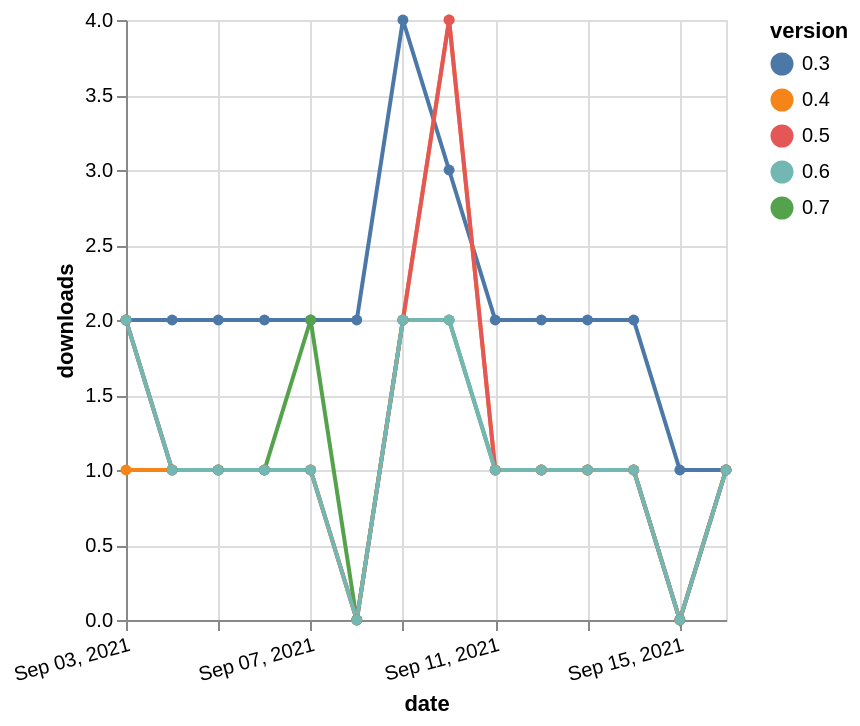

Describe this chart as a Vega-Lite specification.
### Vega-Lite specification from a JSON file in a GitHub repository (floating-point values rounded to 4 significant figures)
{"$schema": "https://vega.github.io/schema/vega-lite/v5.json", "description": "A simple bar chart with embedded data.", "data": {"values": [{"date": "2021-09-03", "total": 2072, "delta": 2, "version": "0.3"}, {"date": "2021-09-04", "total": 2074, "delta": 2, "version": "0.3"}, {"date": "2021-09-05", "total": 2076, "delta": 2, "version": "0.3"}, {"date": "2021-09-06", "total": 2078, "delta": 2, "version": "0.3"}, {"date": "2021-09-07", "total": 2080, "delta": 2, "version": "0.3"}, {"date": "2021-09-08", "total": 2082, "delta": 2, "version": "0.3"}, {"date": "2021-09-09", "total": 2086, "delta": 4, "version": "0.3"}, {"date": "2021-09-10", "total": 2089, "delta": 3, "version": "0.3"}, {"date": "2021-09-11", "total": 2091, "delta": 2, "version": "0.3"}, {"date": "2021-09-12", "total": 2093, "delta": 2, "version": "0.3"}, {"date": "2021-09-13", "total": 2095, "delta": 2, "version": "0.3"}, {"date": "2021-09-14", "total": 2097, "delta": 2, "version": "0.3"}, {"date": "2021-09-15", "total": 2098, "delta": 1, "version": "0.3"}, {"date": "2021-09-16", "total": 2099, "delta": 1, "version": "0.3"}, {"date": "2021-09-03", "total": 259, "delta": 1, "version": "0.4"}, {"date": "2021-09-04", "total": 260, "delta": 1, "version": "0.4"}, {"date": "2021-09-05", "total": 261, "delta": 1, "version": "0.4"}, {"date": "2021-09-06", "total": 262, "delta": 1, "version": "0.4"}, {"date": "2021-09-07", "total": 263, "delta": 1, "version": "0.4"}, {"date": "2021-09-08", "total": 263, "delta": 0, "version": "0.4"}, {"date": "2021-09-09", "total": 265, "delta": 2, "version": "0.4"}, {"date": "2021-09-10", "total": 269, "delta": 4, "version": "0.4"}, {"date": "2021-09-11", "total": 270, "delta": 1, "version": "0.4"}, {"date": "2021-09-12", "total": 271, "delta": 1, "version": "0.4"}, {"date": "2021-09-13", "total": 272, "delta": 1, "version": "0.4"}, {"date": "2021-09-14", "total": 273, "delta": 1, "version": "0.4"}, {"date": "2021-09-15", "total": 273, "delta": 0, "version": "0.4"}, {"date": "2021-09-16", "total": 274, "delta": 1, "version": "0.4"}, {"date": "2021-09-03", "total": 122, "delta": 2, "version": "0.7"}, {"date": "2021-09-04", "total": 123, "delta": 1, "version": "0.7"}, {"date": "2021-09-05", "total": 124, "delta": 1, "version": "0.7"}, {"date": "2021-09-06", "total": 125, "delta": 1, "version": "0.7"}, {"date": "2021-09-07", "total": 127, "delta": 2, "version": "0.7"}, {"date": "2021-09-08", "total": 127, "delta": 0, "version": "0.7"}, {"date": "2021-09-09", "total": 129, "delta": 2, "version": "0.7"}, {"date": "2021-09-10", "total": 131, "delta": 2, "version": "0.7"}, {"date": "2021-09-11", "total": 132, "delta": 1, "version": "0.7"}, {"date": "2021-09-12", "total": 133, "delta": 1, "version": "0.7"}, {"date": "2021-09-13", "total": 134, "delta": 1, "version": "0.7"}, {"date": "2021-09-14", "total": 135, "delta": 1, "version": "0.7"}, {"date": "2021-09-15", "total": 135, "delta": 0, "version": "0.7"}, {"date": "2021-09-16", "total": 136, "delta": 1, "version": "0.7"}, {"date": "2021-09-03", "total": 203, "delta": 2, "version": "0.5"}, {"date": "2021-09-04", "total": 204, "delta": 1, "version": "0.5"}, {"date": "2021-09-05", "total": 205, "delta": 1, "version": "0.5"}, {"date": "2021-09-06", "total": 206, "delta": 1, "version": "0.5"}, {"date": "2021-09-07", "total": 207, "delta": 1, "version": "0.5"}, {"date": "2021-09-08", "total": 207, "delta": 0, "version": "0.5"}, {"date": "2021-09-09", "total": 209, "delta": 2, "version": "0.5"}, {"date": "2021-09-10", "total": 213, "delta": 4, "version": "0.5"}, {"date": "2021-09-11", "total": 214, "delta": 1, "version": "0.5"}, {"date": "2021-09-12", "total": 215, "delta": 1, "version": "0.5"}, {"date": "2021-09-13", "total": 216, "delta": 1, "version": "0.5"}, {"date": "2021-09-14", "total": 217, "delta": 1, "version": "0.5"}, {"date": "2021-09-15", "total": 217, "delta": 0, "version": "0.5"}, {"date": "2021-09-16", "total": 218, "delta": 1, "version": "0.5"}, {"date": "2021-09-03", "total": 114, "delta": 2, "version": "0.6"}, {"date": "2021-09-04", "total": 115, "delta": 1, "version": "0.6"}, {"date": "2021-09-05", "total": 116, "delta": 1, "version": "0.6"}, {"date": "2021-09-06", "total": 117, "delta": 1, "version": "0.6"}, {"date": "2021-09-07", "total": 118, "delta": 1, "version": "0.6"}, {"date": "2021-09-08", "total": 118, "delta": 0, "version": "0.6"}, {"date": "2021-09-09", "total": 120, "delta": 2, "version": "0.6"}, {"date": "2021-09-10", "total": 122, "delta": 2, "version": "0.6"}, {"date": "2021-09-11", "total": 123, "delta": 1, "version": "0.6"}, {"date": "2021-09-12", "total": 124, "delta": 1, "version": "0.6"}, {"date": "2021-09-13", "total": 125, "delta": 1, "version": "0.6"}, {"date": "2021-09-14", "total": 126, "delta": 1, "version": "0.6"}, {"date": "2021-09-15", "total": 126, "delta": 0, "version": "0.6"}, {"date": "2021-09-16", "total": 127, "delta": 1, "version": "0.6"}]}, "width": "container", "mark": {"type": "line", "point": {"filled": true}}, "encoding": {"x": {"field": "date", "type": "temporal", "timeUnit": "yearmonthdate", "title": "date", "axis": {"labelAngle": -15}}, "y": {"field": "delta", "type": "quantitative", "title": "downloads"}, "color": {"field": "version", "type": "nominal"}, "tooltip": {"field": "delta"}}}
